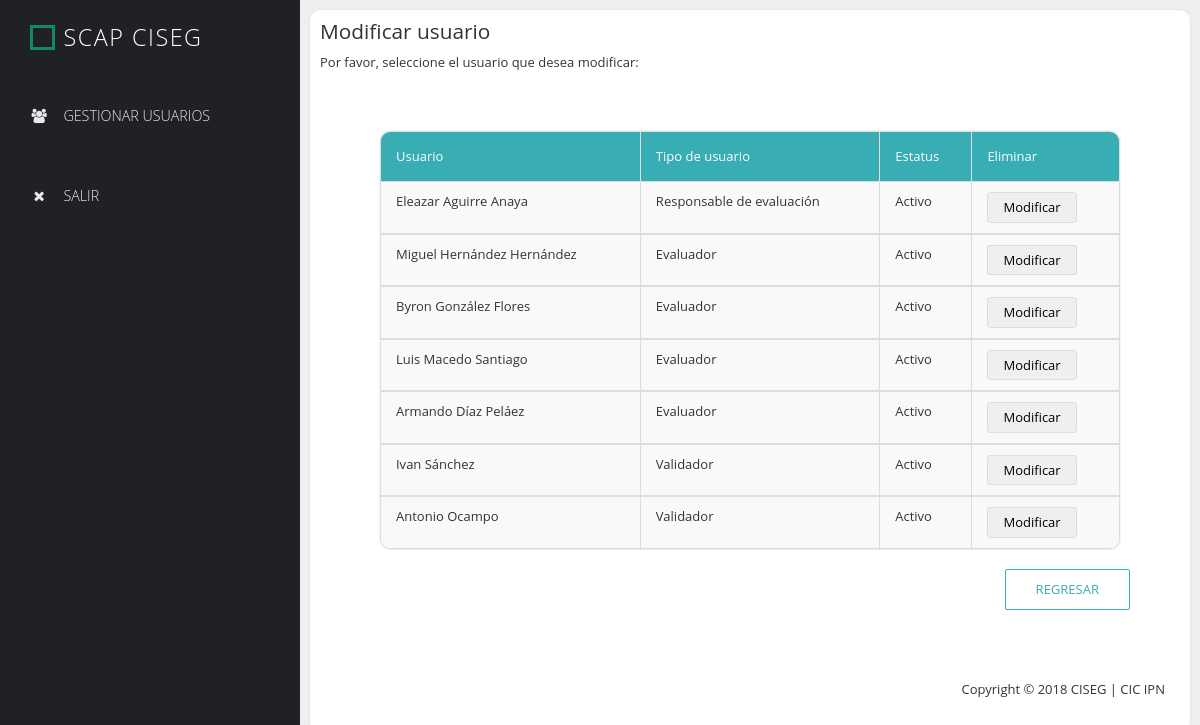
/secure/administrador/modificarUsuario.php (signed in), run on the app's committed database.
### tables this page shows
CREATE TABLE `TAUSRSCAP` (
  `idTAUSRSCAP` int(11) NOT NULL AUTO_INCREMENT,
  `nombre` varchar(80) NOT NULL,
  `correo` varchar(45) NOT NULL,
  `contrasena` varchar(65) NOT NULL,
  `primerLogin` int(11) NOT NULL,
  `fAlta` datetime NOT NULL,
  `fMod` datetime DEFAULT NULL,
  `rol` int(11) NOT NULL,
  `estatus` int(11) NOT NULL,
  PRIMARY KEY (`idTAUSRSCAP`),
  UNIQUE KEY `correo_UNIQUE` (`correo`),
  KEY `fk_TAUSRSCAP_CATROL_idx` (`rol`),
  KEY `fk_TAUSRSCAP_CATESTATUSUSR1_idx` (`estatus`),
  CONSTRAINT `fk_TAUSRSCAP_CATESTATUSUSR1` FOREIGN KEY (`estatus`) REFERENCES `catestatususr` (`idcatestatususr`) ON DELETE CASCADE ON UPDATE CASCADE,
  CONSTRAINT `fk_TAUSRSCAP_CATROL` FOREIGN KEY (`rol`) REFERENCES `catrol` (`idcatrol`) ON DELETE CASCADE ON UPDATE CASCADE
);

### conexion/conexion.php (called while the page is built, shortened)
<?php
class Conexion {
    function conectarse() {
        $enlace = mysqli_connect('localhost', 'cic_scap', 'Ciseg;2018', 'scap');
        mysqli_set_charset($enlace, "utf8");
        return($enlace);
    }
}
?>

### modelo/modelo.php (the view, shortened to what this page needs)
<?php
require $_SERVER['DOCUMENT_ROOT'] . "/SCAP/conexion/conexion.php";
class Modelo {
    var $conn;
    function Modelo() {
        $this->conexion = new Conexion();
        $this->conn = $this->conexion->conectarse();
    }
    function listarUsuarioModificar() {
        $sql = "SELECT * FROM TAUSRSCAP ";
        $rs = mysqli_query($this->conn, $sql);
        while ($datos = mysqli_fetch_array($rs)) {
            $rol = $datos["rol"];
            switch ($rol) {
                case "1":
                    $rol = "Administrador";
                    breaK;
                case "2":
                    $rol = "Responsable de evaluación";
                    breaK;
                case "3":
                    $rol = "Evaluador";
                    breaK;
                case "4":
                    $rol = "Validador";
                    breaK;
            }
            $estatus = $datos["estatus"];
            switch ($estatus) {
                case 1:
                    $estatus = "Activo";
                    breaK;
            }
            if ($datos["rol"] != 1) {
                echo "<tbody>";
                echo "<tr>";
                echo "<td>" . $datos["nombre"] . "</td>";
                echo "<td>" . $rol . "</td>";
                echo "<td>" . $estatus . "</td>";
                echo "<form action='../../controlador/controlador.php' class='login-form' method='post' >";
                echo "<td><button type='submit' name='modificarUsuario' id='modificarUsuario' class='edit-btn'>Modificar</button></td>";
                echo "</form>";
                echo "</tr>";
            }
        }
    }
}
?>

### css/style.css (style rules this page uses)
* { font-family: 'Open Sans', sans-serif; }
body { font-size: 13px; }
body, .left-nav { background: #1f2124; }
.table>tbody>tr>td { padding: 10px 15px; }
.edit-btn { border: 1px solid #ddd; border-radius: 3px; color: black; padding: 5px 15px; transition: all 0.3s ease; }

### data on the page
tausrscap: nombre "Eleazar Aguirre Anaya", rol "Responsable de evaluación", estatus "Activo"
tausrscap: nombre "Miguel Hernández Hernández", rol "Evaluador", estatus "Activo"
tausrscap: nombre "Byron González Flores", rol "Evaluador", estatus "Activo"
tausrscap: nombre "Luis Macedo Santiago", rol "Evaluador", estatus "Activo"
tausrscap: nombre "Armando Díaz Peláez", rol "Evaluador", estatus "Activo"
tausrscap: nombre "Ivan Sánchez", rol "Validador", estatus "Activo"
tausrscap: nombre "Antonio Ocampo", rol "Validador", estatus "Activo"
